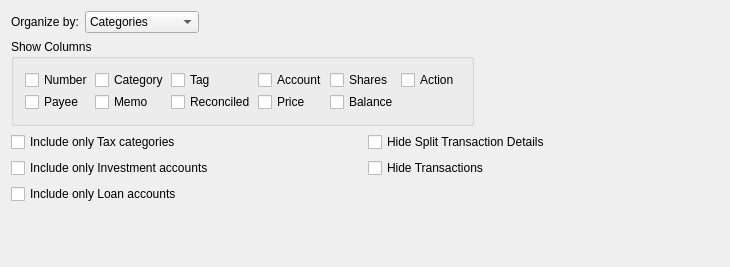
<?xml version="1.0" encoding="UTF-8"?>
<ui version="4.0">
 <class>kMyMoneyReportConfigTab3Decl</class>
 <widget class="QWidget" name="kMyMoneyReportConfigTab3Decl">
  <property name="geometry">
   <rect>
    <x>0</x>
    <y>0</y>
    <width>730</width>
    <height>267</height>
   </rect>
  </property>
  <property name="sizePolicy">
   <sizepolicy hsizetype="Minimum" vsizetype="Minimum">
    <horstretch>0</horstretch>
    <verstretch>0</verstretch>
   </sizepolicy>
  </property>
  <property name="windowTitle">
   <string>Rows/Columns Tab</string>
  </property>
  <property name="toolTip">
   <string/>
  </property>
  <property name="whatsThis">
   <string>&lt;p&gt;On this tab, you configure how you would like the rows and columns to be selected and organized.&lt;/p&gt;</string>
  </property>
  <layout class="QVBoxLayout">
   <item>
    <layout class="QHBoxLayout">
     <item>
      <widget class="QLabel" name="textLabel3">
       <property name="sizePolicy">
        <sizepolicy hsizetype="Minimum" vsizetype="Fixed">
         <horstretch>0</horstretch>
         <verstretch>0</verstretch>
        </sizepolicy>
       </property>
       <property name="font">
        <font/>
       </property>
       <property name="text">
        <string>Organize by:</string>
       </property>
       <property name="wordWrap">
        <bool>false</bool>
       </property>
      </widget>
     </item>
     <item>
      <widget class="KComboBox" name="m_comboOrganizeBy">
       <property name="enabled">
        <bool>true</bool>
       </property>
       <property name="sizePolicy">
        <sizepolicy hsizetype="Minimum" vsizetype="Fixed">
         <horstretch>0</horstretch>
         <verstretch>0</verstretch>
        </sizepolicy>
       </property>
       <property name="toolTip">
        <string>&lt;p&gt;Choose how to group the transactions in this report&lt;/p&gt;</string>
       </property>
       <item>
        <property name="text">
         <string>Categories</string>
        </property>
       </item>
       <item>
        <property name="text">
         <string>Top Categories</string>
        </property>
       </item>
       <item>
        <property name="text">
         <string>Tags</string>
        </property>
       </item>
       <item>
        <property name="text">
         <string>Payees</string>
        </property>
       </item>
       <item>
        <property name="text">
         <string>Accounts</string>
        </property>
       </item>
       <item>
        <property name="text">
         <string>Top Accounts</string>
        </property>
       </item>
       <item>
        <property name="text">
         <string>Month</string>
        </property>
       </item>
       <item>
        <property name="text">
         <string>Week</string>
        </property>
       </item>
      </widget>
     </item>
     <item>
      <spacer name="spacer10_2">
       <property name="orientation">
        <enum>Qt::Horizontal</enum>
       </property>
       <property name="sizeType">
        <enum>QSizePolicy::Expanding</enum>
       </property>
       <property name="sizeHint" stdset="0">
        <size>
         <width>358</width>
         <height>16</height>
        </size>
       </property>
      </spacer>
     </item>
    </layout>
   </item>
   <item>
    <layout class="QHBoxLayout">
     <item>
      <widget class="QGroupBox" name="buttonGroupBox1">
       <property name="enabled">
        <bool>true</bool>
       </property>
       <property name="sizePolicy">
        <sizepolicy hsizetype="Minimum" vsizetype="Fixed">
         <horstretch>0</horstretch>
         <verstretch>0</verstretch>
        </sizepolicy>
       </property>
       <property name="toolTip">
        <string>&lt;p&gt;Choose which columns should be shown in the report.&lt;/p&gt;&lt;p&gt;The date and transaction amount are always shown.&lt;/p&gt;</string>
       </property>
       <property name="title">
        <string>Show Columns</string>
       </property>
       <layout class="QGridLayout">
        <property name="spacing">
         <number>2</number>
        </property>
        <item row="1" column="1">
         <widget class="QCheckBox" name="m_checkMemo">
          <property name="minimumSize">
           <size>
            <width>0</width>
            <height>0</height>
           </size>
          </property>
          <property name="toolTip">
           <string>&lt;p&gt;Select this option to show the Memo column&lt;/p&gt;</string>
          </property>
          <property name="text">
           <string>Memo</string>
          </property>
          <attribute name="buttonGroup">
           <string notr="true">buttonGroup1</string>
          </attribute>
         </widget>
        </item>
        <item row="0" column="4">
         <widget class="QCheckBox" name="m_checkShares">
          <property name="toolTip">
           <string>&lt;p&gt;Select this option to show the Shares column for investments&lt;/p&gt;</string>
          </property>
          <property name="text">
           <string>Shares</string>
          </property>
          <attribute name="buttonGroup">
           <string notr="true">buttonGroup1</string>
          </attribute>
         </widget>
        </item>
        <item row="1" column="3">
         <widget class="QCheckBox" name="m_checkPrice">
          <property name="toolTip">
           <string>&lt;p&gt;Select this option to show the Price column for investments&lt;/p&gt;</string>
          </property>
          <property name="text">
           <string>Price</string>
          </property>
          <attribute name="buttonGroup">
           <string notr="true">buttonGroup1</string>
          </attribute>
         </widget>
        </item>
        <item row="1" column="2">
         <widget class="QCheckBox" name="m_checkReconciled">
          <property name="toolTip">
           <string>&lt;p&gt;Select this option to show the Reconciled column&lt;/p&gt;</string>
          </property>
          <property name="text">
           <string>Reconciled</string>
          </property>
          <attribute name="buttonGroup">
           <string notr="true">buttonGroup1</string>
          </attribute>
         </widget>
        </item>
        <item row="0" column="3">
         <widget class="QCheckBox" name="m_checkAccount">
          <property name="toolTip">
           <string>&lt;p&gt;Select this option to show the Account column&lt;/p&gt;</string>
          </property>
          <property name="text">
           <string>Account</string>
          </property>
          <attribute name="buttonGroup">
           <string notr="true">buttonGroup1</string>
          </attribute>
         </widget>
        </item>
        <item row="0" column="0">
         <widget class="QCheckBox" name="m_checkNumber">
          <property name="minimumSize">
           <size>
            <width>0</width>
            <height>0</height>
           </size>
          </property>
          <property name="toolTip">
           <string>&lt;p&gt;Select this option to show the Number column&lt;/p&gt;</string>
          </property>
          <property name="text">
           <string>Number</string>
          </property>
          <attribute name="buttonGroup">
           <string notr="true">buttonGroup1</string>
          </attribute>
         </widget>
        </item>
        <item row="0" column="2">
         <widget class="QCheckBox" name="m_checkTag">
          <property name="minimumSize">
           <size>
            <width>0</width>
            <height>0</height>
           </size>
          </property>
          <property name="toolTip">
           <string>&lt;p&gt;Select this option to show the Tag column&lt;/p&gt;</string>
          </property>
          <property name="text">
           <string>Tag</string>
          </property>
          <attribute name="buttonGroup">
           <string notr="true">buttonGroup1</string>
          </attribute>
         </widget>
        </item>
        <item row="1" column="0">
         <widget class="QCheckBox" name="m_checkPayee">
          <property name="minimumSize">
           <size>
            <width>0</width>
            <height>0</height>
           </size>
          </property>
          <property name="toolTip">
           <string>&lt;p&gt;Select this option to show the Payee column&lt;/p&gt;</string>
          </property>
          <property name="text">
           <string>Payee</string>
          </property>
          <attribute name="buttonGroup">
           <string notr="true">buttonGroup1</string>
          </attribute>
         </widget>
        </item>
        <item row="0" column="1">
         <widget class="QCheckBox" name="m_checkCategory">
          <property name="minimumSize">
           <size>
            <width>0</width>
            <height>0</height>
           </size>
          </property>
          <property name="toolTip">
           <string>&lt;p&gt;Select this option to show the Category column&lt;/p&gt;</string>
          </property>
          <property name="text">
           <string>Category</string>
          </property>
          <attribute name="buttonGroup">
           <string notr="true">buttonGroup1</string>
          </attribute>
         </widget>
        </item>
        <item row="0" column="5">
         <widget class="QCheckBox" name="m_checkAction">
          <property name="toolTip">
           <string>&lt;p&gt;Select this option to show the Action column&lt;/p&gt;</string>
          </property>
          <property name="text">
           <string>Action</string>
          </property>
          <attribute name="buttonGroup">
           <string notr="true">buttonGroup1</string>
          </attribute>
         </widget>
        </item>
        <item row="1" column="4">
         <widget class="QCheckBox" name="m_checkBalance">
          <property name="toolTip">
           <string>&lt;p&gt;Select this option to show the Running balance column&lt;/p&gt;</string>
          </property>
          <property name="text">
           <string>Balance</string>
          </property>
          <attribute name="buttonGroup">
           <string notr="true">buttonGroup1</string>
          </attribute>
         </widget>
        </item>
       </layout>
      </widget>
     </item>
     <item>
      <spacer name="spacer10">
       <property name="orientation">
        <enum>Qt::Horizontal</enum>
       </property>
       <property name="sizeType">
        <enum>QSizePolicy::Expanding</enum>
       </property>
       <property name="sizeHint" stdset="0">
        <size>
         <width>205</width>
         <height>20</height>
        </size>
       </property>
      </spacer>
     </item>
    </layout>
   </item>
   <item>
    <layout class="QGridLayout">
     <item row="2" column="0">
      <widget class="QCheckBox" name="m_checkLoans">
       <property name="text">
        <string>Include only Loan accounts</string>
       </property>
      </widget>
     </item>
     <item row="1" column="0">
      <widget class="QCheckBox" name="m_checkInvestments">
       <property name="toolTip">
        <string>&lt;p&gt;Check this box to include only those categories which have been marked to &quot;Include on Tax Reports&quot;&lt;/p&gt;</string>
       </property>
       <property name="text">
        <string>Include only Investment accounts</string>
       </property>
      </widget>
     </item>
     <item row="0" column="1">
      <widget class="QCheckBox" name="m_checkHideSplitDetails">
       <property name="toolTip">
        <string>Do not display the individual transactions that make up a split transaction</string>
       </property>
       <property name="text">
        <string>Hide Split Transaction Details</string>
       </property>
      </widget>
     </item>
     <item row="0" column="0">
      <widget class="QCheckBox" name="m_checkTax">
       <property name="toolTip">
        <string>&lt;p&gt;Check this box to include only those categories which have been marked to &quot;Include on Tax Reports&quot;&lt;/p&gt;</string>
       </property>
       <property name="text">
        <string>Include only Tax categories</string>
       </property>
      </widget>
     </item>
     <item row="1" column="1">
      <widget class="QCheckBox" name="m_checkHideTransactions">
       <property name="toolTip">
        <string>Do not display the transactions, leaving only totals displayed.</string>
       </property>
       <property name="text">
        <string>Hide Transactions</string>
       </property>
      </widget>
     </item>
    </layout>
   </item>
   <item>
    <spacer name="spacer4">
     <property name="orientation">
      <enum>Qt::Vertical</enum>
     </property>
     <property name="sizeType">
      <enum>QSizePolicy::Expanding</enum>
     </property>
     <property name="sizeHint" stdset="0">
      <size>
       <width>20</width>
       <height>16</height>
      </size>
     </property>
    </spacer>
   </item>
  </layout>
 </widget>
 <layoutdefault spacing="6" margin="11"/>
 <customwidgets>
  <customwidget>
   <class>KComboBox</class>
   <extends>QComboBox</extends>
   <header>kcombobox.h</header>
  </customwidget>
 </customwidgets>
 <resources/>
 <connections>
  <connection>
   <sender>m_checkTax</sender>
   <signal>toggled(bool)</signal>
   <receiver>m_checkInvestments</receiver>
   <slot>setDisabled(bool)</slot>
   <hints>
    <hint type="sourcelabel">
     <x>20</x>
     <y>20</y>
    </hint>
    <hint type="destinationlabel">
     <x>20</x>
     <y>20</y>
    </hint>
   </hints>
  </connection>
  <connection>
   <sender>m_checkTax</sender>
   <signal>toggled(bool)</signal>
   <receiver>m_checkLoans</receiver>
   <slot>setDisabled(bool)</slot>
   <hints>
    <hint type="sourcelabel">
     <x>20</x>
     <y>20</y>
    </hint>
    <hint type="destinationlabel">
     <x>20</x>
     <y>20</y>
    </hint>
   </hints>
  </connection>
  <connection>
   <sender>m_checkInvestments</sender>
   <signal>toggled(bool)</signal>
   <receiver>m_checkTax</receiver>
   <slot>setDisabled(bool)</slot>
   <hints>
    <hint type="sourcelabel">
     <x>20</x>
     <y>20</y>
    </hint>
    <hint type="destinationlabel">
     <x>20</x>
     <y>20</y>
    </hint>
   </hints>
  </connection>
  <connection>
   <sender>m_checkInvestments</sender>
   <signal>toggled(bool)</signal>
   <receiver>m_checkLoans</receiver>
   <slot>setDisabled(bool)</slot>
   <hints>
    <hint type="sourcelabel">
     <x>20</x>
     <y>20</y>
    </hint>
    <hint type="destinationlabel">
     <x>20</x>
     <y>20</y>
    </hint>
   </hints>
  </connection>
  <connection>
   <sender>m_checkLoans</sender>
   <signal>toggled(bool)</signal>
   <receiver>m_checkTax</receiver>
   <slot>setDisabled(bool)</slot>
   <hints>
    <hint type="sourcelabel">
     <x>20</x>
     <y>20</y>
    </hint>
    <hint type="destinationlabel">
     <x>20</x>
     <y>20</y>
    </hint>
   </hints>
  </connection>
  <connection>
   <sender>m_checkLoans</sender>
   <signal>toggled(bool)</signal>
   <receiver>m_checkInvestments</receiver>
   <slot>setDisabled(bool)</slot>
   <hints>
    <hint type="sourcelabel">
     <x>20</x>
     <y>20</y>
    </hint>
    <hint type="destinationlabel">
     <x>20</x>
     <y>20</y>
    </hint>
   </hints>
  </connection>
 </connections>
 <buttongroups>
  <buttongroup name="buttonGroup1"/>
 </buttongroups>
</ui>
